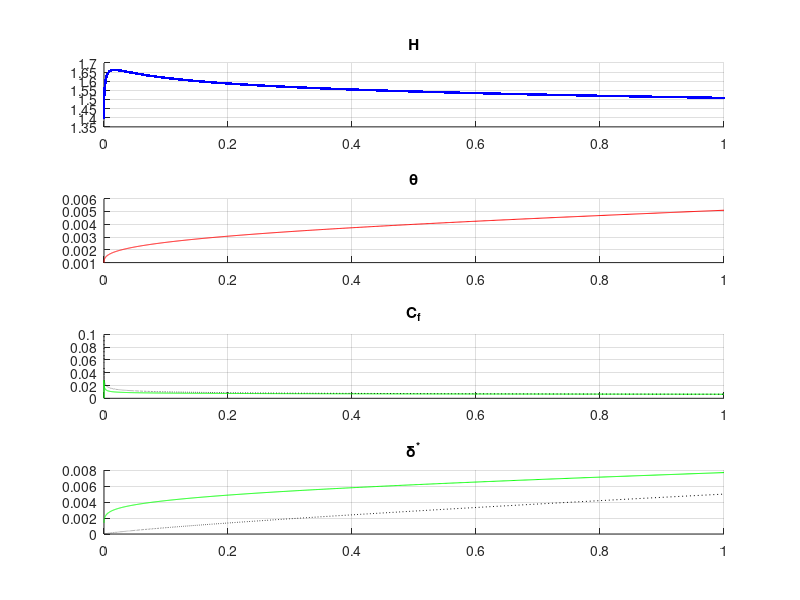

MATLAB code for this plot:
function [ output_args ] = TestBL_VeldmanTurbulent()
    %TestBL Testa= an integral boundary layer formulation.
    %   This is based on "A simple interactio law for viscous-inviscid
    %   interaction", Arthur E. P. Veldman
    % See also "An interactive boundary layer modelling methodology for
    % aerodynamic flows", L. Smith
    
    
    % 
    %close all;
    
    Fluid.rho = 1.225;
    Fluid.mu = 1.8e-5;
    
    n=1000;
    x = (1:n)'/(n);
    
    if (1)
        % Leading-edge clustering.
        x = 1-cos(x*pi/2);
    end
    
    dx = mean(diff(x))*ones(size(x));
    
    Ue = 1*ones(size(x));
    
    dUedx = zeros(size(x)) - 0.0;
    
    if (0)
    % We could initiate the solution using dstar0 = 1.7208 sqrt(nu*x0/Ue),
        % This doesn't work, probably because it gives a shape factor of
        % 2.59 (laminar)
        delta1 = 1.7208*sqrt(Fluid.mu*x(1)/(Fluid.rho*Ue(1)));
        % theta0 = 0.664*sqrt(nu*x0/Ue)
        theta(1) = 0.664*sqrt(Fluid.mu*x(1)/Fluid.rho*Ue(1));
        H(1) = delta1/theta(1);
    else
        %H = 2.59*ones(size(x));
        H = 1.4*ones(size(x));
        %theta = 1e-3*ones(size(x));
        theta = 1e-3*ones(size(x));
    end
    Cf = zeros(size(x));
    
    figure('Name','Veldman');

    
    h1 = subplot(4,1,1);
    hold on; grid on;
    title(h1,'H');
    
    h2 = subplot(4,1,2);
    hold on; grid on;
    title(h2,'\theta');
    
    h3 = subplot(4,1,3);
    hold on; grid on;
    title(h3,'C_f');
    
    h4 = subplot(4,1,4);
    hold on; grid on;
    title(h4,'\delta^*');
    
    xSep = NaN;
    
    for i=2:length(x)

        % What station to use for B and R terms.
        % i-1 for the upstream station.
        % Could eventually use the same station with iteration.
        Idx = i-1; 
        B = CalculateB(H(Idx), theta(Idx));
        R = CalculateR(H(Idx), theta(Idx), dUedx(i), Ue(i), Fluid);

        % Phi [theta; H]
        dPhidx = B\R;

        theta(i) = theta(i-1) + dPhidx(1)*dx(i);  
        H(i)     = H(i-1)     + dPhidx(2)*dx(i);
        Cf(i) = CalculateCf(theta(i), H(i), Ue(i), Fluid);
        
        if Cf(i)<=5e-4 && isnan(xSep)
            fprintf('Separation at %f!\n', x(i));
            xSep = x(i);
            %break;
        end
    end
    
    deltaStar = theta.*H;
    delta = 8*deltaStar; % Assuming a 1/7 profile
    
    plot(h1,x,H,'b.-');
    plot(h1,[xSep,xSep],get(h1,'YLim'),'r:');
    
    plot(h2,x,theta,'r');
    plot(h2,[xSep,xSep],get(h2,'YLim'),'r:');
    
    plot(h3,x,Cf,'g');
    plot(h3,[xSep,xSep],get(h3,'YLim'),'r:');
    
    plot(h4,x,deltaStar,'g');
    plot(h4,[xSep,xSep],get(h4,'YLim'),'r:');
    
    
    % Cf approximate formulae
    % Incropera 7.35
    ReX = Fluid.rho * x .* Ue / Fluid.mu;
    plot(h3, x, 0.0592*ReX.^(-1/5),'k:'); 
    
    % delta approximate forula
    % Incropera 7.36
    delta = 0.37*x.*ReX.^(-1/5);
    %Assuming a 1/7 profile http://personalpages.manchester.ac.uk/staff/david.d.apsley/lectures/turbbl/integral.pdf
    deltaStar2 = delta/8;  
    plot(h4, x, deltaStar2,'k:');        
end

function B=CalculateB(H,theta)
    % d(States)/dx.
    [H1, dH1dH] = CalculateH1(H);
    B = [1, 0; H1, theta*dH1dH];
end

function R = CalculateR(H, theta, dUedx, Ue, Fluid)
   % RHS vector.
   
   H1 = CalculateH1(H);
   
   % Entrainment coefficient, Ce = f(H1)
   Ce = 0.0306*(H1 - 3.0).^(-0.6169);
   
   cf = CalculateCf(theta, H, Ue, Fluid);
   
   R(1,1) =  0.5*cf - theta./Ue * (2+H) .* dUedx;
   R(2,1) = Ce - H1.*theta.*dUedx./Ue;
end

function [H1, dH1dH] =CalculateH1(H)
    % Head's shape factor, H1 = f(H)
    dhtdH = 0*H;
    
    htCand = [H, 0.5*(H-2.732) + 2.732];
    [ht,Idx] = min(htCand,[],2);

    dhtdH(Idx==1) = 1;
    dhtdH(Idx==2) = 0.5;
    
    H1 = 0*H;
    dH1dH = 0*H;
    
    H1(H<=4) = 0.5*ht(H<=4).*(ht(H<=4)+2)./(ht(H<=4)-1);
    H1(H>4)  = 1.75 + 5.52273*ht(H>4) ./(ht(H>4)+5.818181);
    
    dH1dH(H<=4) = 0.5 * (ht(H<=4).^2 - 2*ht(H<=4) - 2)./(ht(H<=4)-1).^2   .* dhtdH(H<=4);
    dH1dH(H>4)  = 5.52273 * 5.81818 ./ (ht(H>4)+5.81818).^2  .* dhtdH(H>4);
end

function cf = CalculateCf(theta, H, Ue, Fluid)
    % Skin friction coef Cf = f(theta,H,Ue)
    ReTheta = max(Fluid.rho * Ue .* theta / Fluid.mu, 12);
    
    cf0 = 0.01013./(log10(ReTheta) - 1.02) - 0.00075;
    h0 = 1.0 - 6.55*sqrt(0.5*cf0);

    cf = cf0 .* (0.9./(H.*h0 - 0.4) - 0.5);
end